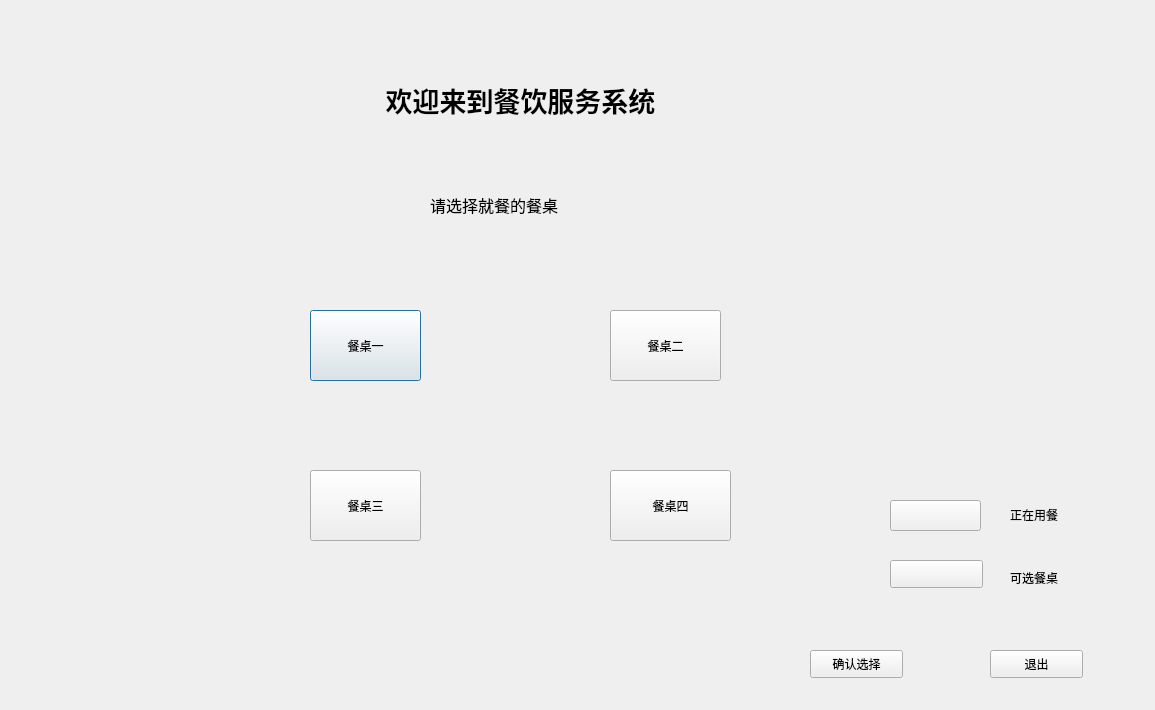
<?xml version="1.0" encoding="UTF-8"?>
<ui version="4.0">
 <class>DeskChose</class>
 <widget class="QDialog" name="DeskChose">
  <property name="geometry">
   <rect>
    <x>0</x>
    <y>0</y>
    <width>1155</width>
    <height>710</height>
   </rect>
  </property>
  <property name="windowTitle">
   <string>Dialog</string>
  </property>
  <widget class="QLabel" name="label">
   <property name="geometry">
    <rect>
     <x>330</x>
     <y>60</y>
     <width>381</width>
     <height>81</height>
    </rect>
   </property>
   <property name="text">
    <string>&lt;html&gt;&lt;head/&gt;&lt;body&gt;&lt;p align=&quot;center&quot;&gt;&lt;span style=&quot; font-size:20pt; font-weight:600;&quot;&gt;欢迎来到餐饮服务系统&lt;/span&gt;&lt;/p&gt;&lt;/body&gt;&lt;/html&gt;</string>
   </property>
  </widget>
  <widget class="QLabel" name="label_2">
   <property name="geometry">
    <rect>
     <x>430</x>
     <y>180</y>
     <width>231</width>
     <height>51</height>
    </rect>
   </property>
   <property name="text">
    <string>&lt;html&gt;&lt;head/&gt;&lt;body&gt;&lt;p&gt;&lt;span style=&quot; font-size:12pt;&quot;&gt;请选择就餐的餐桌&lt;/span&gt;&lt;/p&gt;&lt;/body&gt;&lt;/html&gt;</string>
   </property>
  </widget>
  <widget class="QPushButton" name="deskBtn1">
   <property name="geometry">
    <rect>
     <x>310</x>
     <y>310</y>
     <width>111</width>
     <height>71</height>
    </rect>
   </property>
   <property name="text">
    <string>餐桌一</string>
   </property>
  </widget>
  <widget class="QPushButton" name="deskBtn2">
   <property name="geometry">
    <rect>
     <x>610</x>
     <y>310</y>
     <width>111</width>
     <height>71</height>
    </rect>
   </property>
   <property name="text">
    <string>餐桌二</string>
   </property>
  </widget>
  <widget class="QPushButton" name="deskBtn3">
   <property name="geometry">
    <rect>
     <x>310</x>
     <y>470</y>
     <width>111</width>
     <height>71</height>
    </rect>
   </property>
   <property name="text">
    <string>餐桌三</string>
   </property>
  </widget>
  <widget class="QPushButton" name="deskBtn4">
   <property name="geometry">
    <rect>
     <x>610</x>
     <y>470</y>
     <width>121</width>
     <height>71</height>
    </rect>
   </property>
   <property name="text">
    <string>餐桌四</string>
   </property>
  </widget>
  <widget class="QPushButton" name="sureBtn">
   <property name="geometry">
    <rect>
     <x>810</x>
     <y>650</y>
     <width>93</width>
     <height>28</height>
    </rect>
   </property>
   <property name="text">
    <string>确认选择</string>
   </property>
  </widget>
  <widget class="QPushButton" name="exitBtn">
   <property name="geometry">
    <rect>
     <x>990</x>
     <y>650</y>
     <width>93</width>
     <height>28</height>
    </rect>
   </property>
   <property name="text">
    <string>退出</string>
   </property>
  </widget>
  <widget class="QLabel" name="label_4">
   <property name="geometry">
    <rect>
     <x>1010</x>
     <y>570</y>
     <width>72</width>
     <height>15</height>
    </rect>
   </property>
   <property name="text">
    <string>可选餐桌</string>
   </property>
  </widget>
  <widget class="QPushButton" name="Btn2">
   <property name="geometry">
    <rect>
     <x>890</x>
     <y>560</y>
     <width>93</width>
     <height>28</height>
    </rect>
   </property>
   <property name="text">
    <string/>
   </property>
  </widget>
  <widget class="QPushButton" name="Btn1">
   <property name="geometry">
    <rect>
     <x>890</x>
     <y>500</y>
     <width>91</width>
     <height>31</height>
    </rect>
   </property>
   <property name="text">
    <string/>
   </property>
  </widget>
  <widget class="QLabel" name="label_3">
   <property name="geometry">
    <rect>
     <x>1010</x>
     <y>500</y>
     <width>239</width>
     <height>29</height>
    </rect>
   </property>
   <property name="text">
    <string>正在用餐</string>
   </property>
  </widget>
 </widget>
 <resources/>
 <connections/>
</ui>
